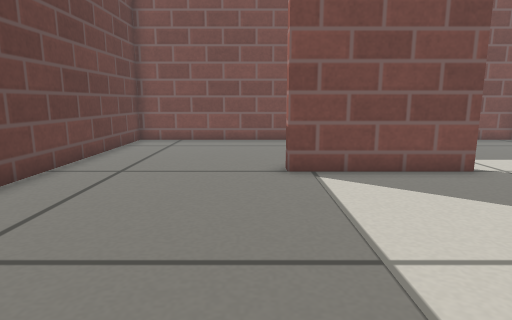
View 1 (above)

16 first-person views from a walk through a world built for the Gazebo simulator. The camera is 0.36 m above the floor, tilts 10° down and sees 75° across. The floor is counted in squares, 0.2 m on a side. Each view is taken from the middle of a square. On the plan, view 1 faces up. The plan holds only what a view shows up to about 17 squares ahead; the rest is blank. Simple patterns stand in for the simulator's built-in surfaces.

View 2
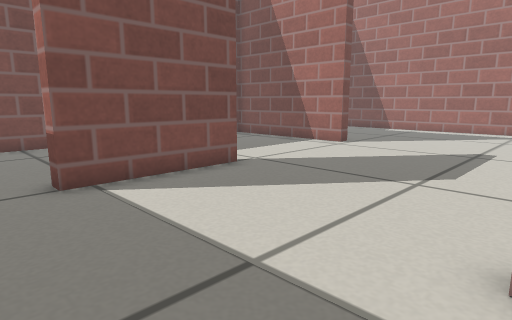

View 3
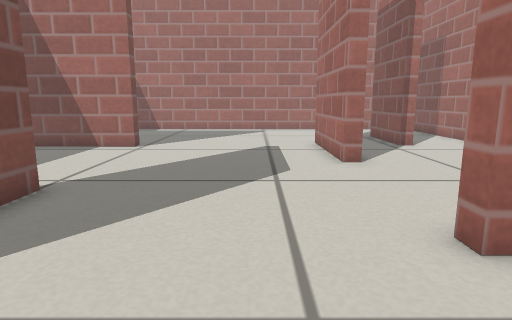

View 4
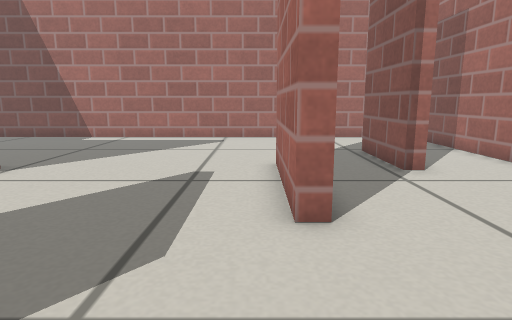

View 5
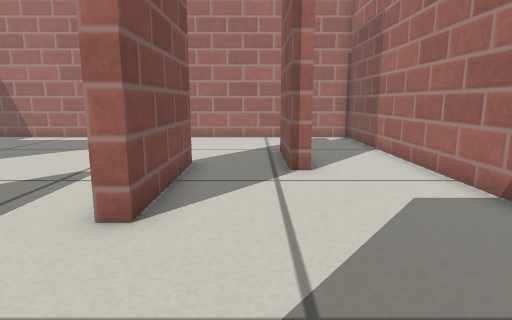

View 6
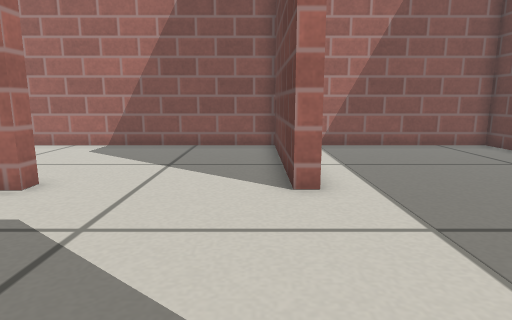

View 7
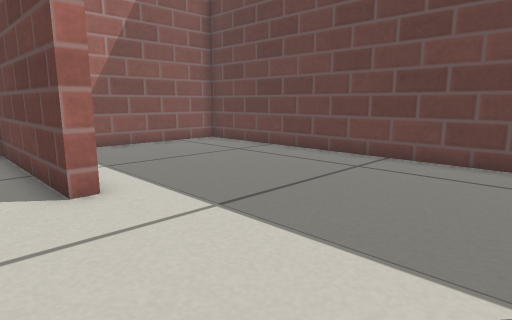

View 8
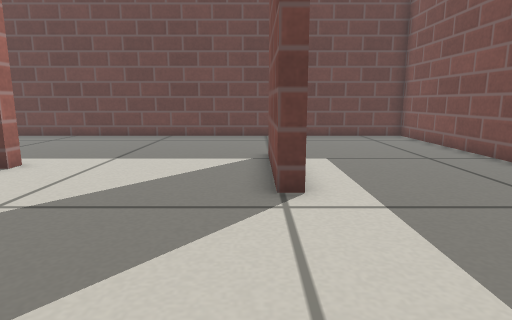

View 9
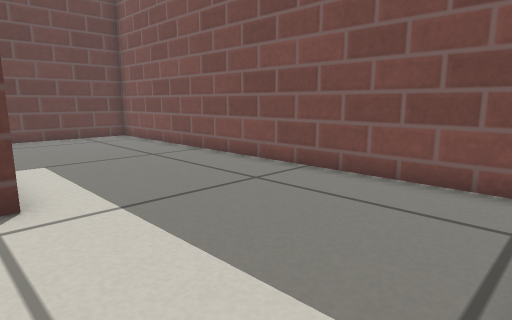

View 10
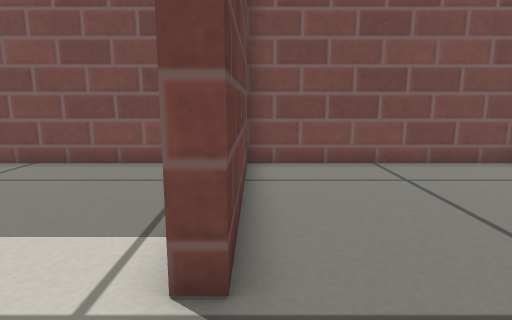

View 11
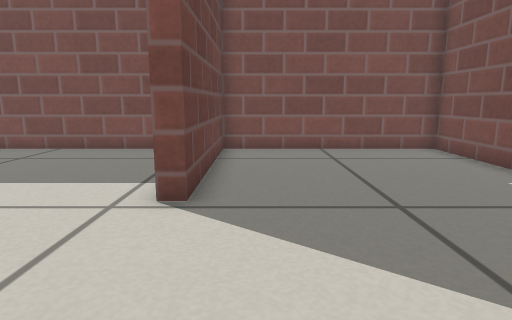

View 12
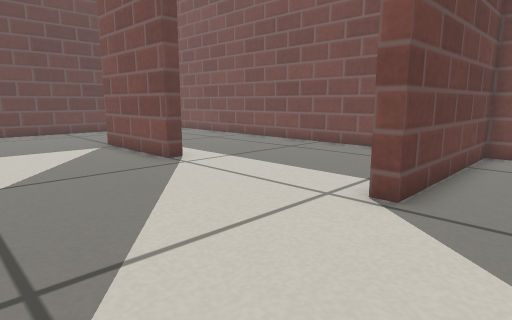

View 13
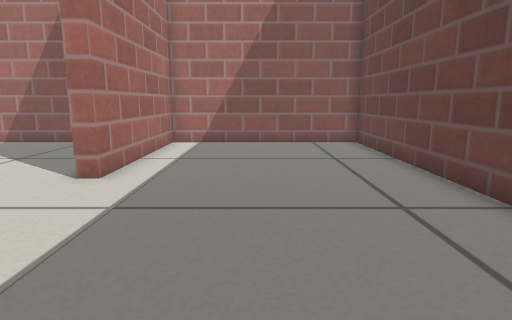

View 14
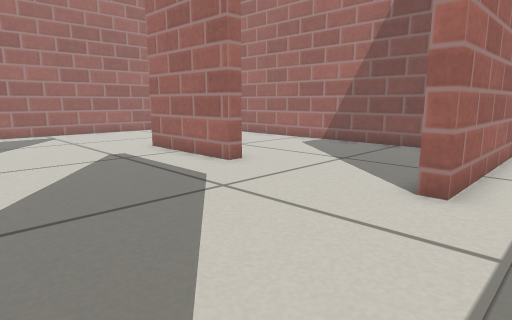

View 15
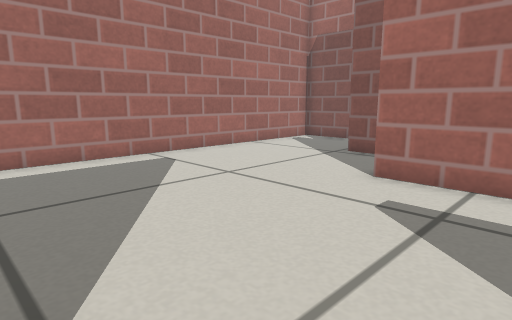

View 16
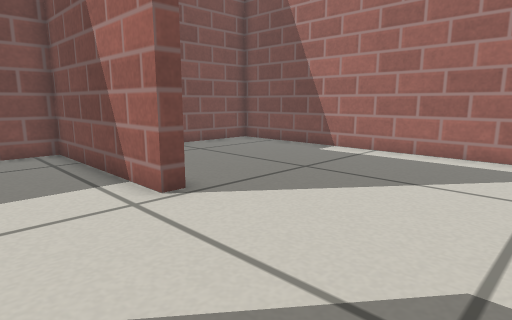

### Floor plan
Points are (right, up) in squares from view 1. A wall is a line through its corners. A room is listed if a view was taken in it or the views show most of it. See-through windows are left out.
Room 1 (views 1, 2, 3, 4, 5, 6, 7, 8, 9, 10, 11, 12, 13, 14, 15, 16)
walls: (5.6, 9) (5.6, 8.4) (0.8, 8.4) (0.8, 9); (3.2, 1.4) (3.2, -5.6) (20.8, -5.6) (20.8, 15.6) (12.8, 15.6) (12.8, 8.8) (12.2, 8.8) (12.2, 15.6) (-5.4, 15.6) (-5.4, -5.6) (2.7, -5.6) (2.7, 1.4) (3.2, 1.4); (13.6, 0.9) (8.8, 0.9) (8.8, 1.4) (13.6, 1.4); (12.6, -2.5) (12.6, -1.9) (16.2, -1.9)

Positions as (right, up) in squares from view 1, and headings:
1: (0, 0), facing up
2: (-1, 1), facing up-right
3: (-1, 4), facing right
4: (4, 2), facing right
5: (4, -1), facing right
6: (4, 8), facing down
7: (5, 8), facing down-left
8: (12, 8), facing left
9: (12, 8), facing up-left
10: (13, 6), facing up
11: (14, 3), facing up
12: (15, 3), facing up-left
13: (-1, 9), facing down
14: (1, 8), facing down-right
15: (10, 9), facing down-right
16: (9, 3), facing up-right
